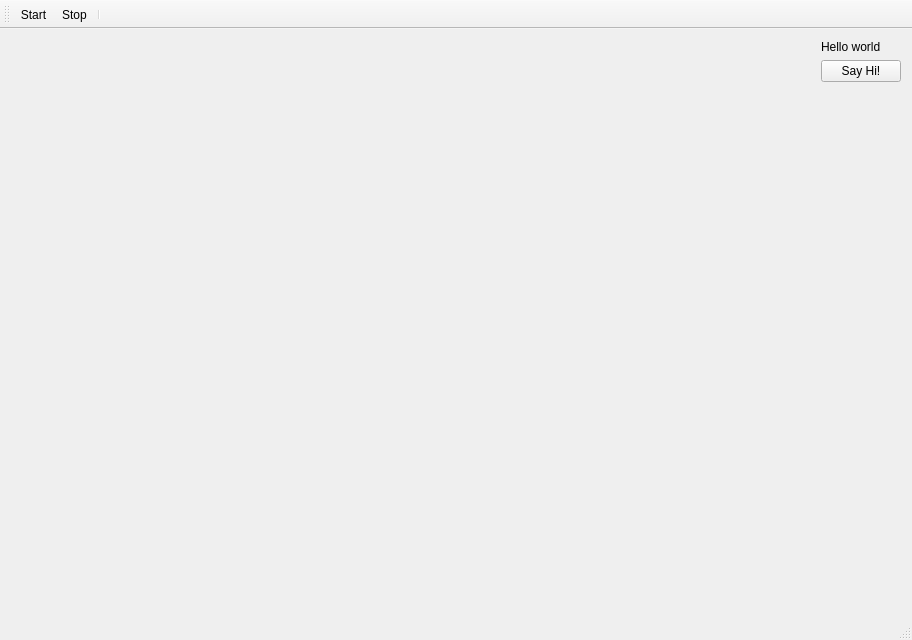
<?xml version="1.0" encoding="UTF-8"?>
<ui version="4.0">
 <class>MainWindow</class>
 <widget class="QMainWindow" name="MainWindow">
  <property name="geometry">
   <rect>
    <x>0</x>
    <y>0</y>
    <width>912</width>
    <height>640</height>
   </rect>
  </property>
  <property name="sizePolicy">
   <sizepolicy hsizetype="Fixed" vsizetype="Fixed">
    <horstretch>0</horstretch>
    <verstretch>0</verstretch>
   </sizepolicy>
  </property>
  <property name="windowTitle">
   <string>MainWindow</string>
  </property>
  <widget class="QWidget" name="centralWidget">
   <property name="sizePolicy">
    <sizepolicy hsizetype="Preferred" vsizetype="Preferred">
     <horstretch>0</horstretch>
     <verstretch>0</verstretch>
    </sizepolicy>
   </property>
   <layout class="QGridLayout" name="gridLayout_2">
    <item row="0" column="0">
     <layout class="QGridLayout" name="gridLayout">
      <item row="0" column="2">
       <widget class="QLabel" name="m_label">
        <property name="text">
         <string>Hello world</string>
        </property>
       </widget>
      </item>
      <item row="2" column="2">
       <spacer name="verticalSpacer">
        <property name="orientation">
         <enum>Qt::Vertical</enum>
        </property>
        <property name="sizeHint" stdset="0">
         <size>
          <width>20</width>
          <height>40</height>
         </size>
        </property>
       </spacer>
      </item>
      <item row="2" column="1">
       <widget class="QWidget" name="m_widget" native="true"/>
      </item>
      <item row="1" column="2">
       <widget class="QPushButton" name="m_pushButton">
        <property name="text">
         <string>Say Hi!</string>
        </property>
       </widget>
      </item>
      <item row="1" column="1">
       <spacer name="horizontalSpacer">
        <property name="orientation">
         <enum>Qt::Horizontal</enum>
        </property>
        <property name="sizeHint" stdset="0">
         <size>
          <width>40</width>
          <height>20</height>
         </size>
        </property>
       </spacer>
      </item>
     </layout>
    </item>
   </layout>
  </widget>
  <widget class="QMenuBar" name="menuBar">
   <property name="geometry">
    <rect>
     <x>0</x>
     <y>0</y>
     <width>912</width>
     <height>25</height>
    </rect>
   </property>
  </widget>
  <widget class="QToolBar" name="mainToolBar">
   <property name="iconSize">
    <size>
     <width>50</width>
     <height>50</height>
    </size>
   </property>
   <property name="toolButtonStyle">
    <enum>Qt::ToolButtonTextUnderIcon</enum>
   </property>
   <attribute name="toolBarArea">
    <enum>TopToolBarArea</enum>
   </attribute>
   <attribute name="toolBarBreak">
    <bool>false</bool>
   </attribute>
   <addaction name="actionStart"/>
   <addaction name="actionStop"/>
   <addaction name="separator"/>
  </widget>
  <widget class="QStatusBar" name="statusBar"/>
  <action name="actionStart">
   <property name="icon">
    <iconset resource="pendulum.qrc">
     <normaloff>:/Icon/start.png</normaloff>:/Icon/start.png</iconset>
   </property>
   <property name="text">
    <string>Start</string>
   </property>
   <property name="toolTip">
    <string>Start</string>
   </property>
  </action>
  <action name="actionStop">
   <property name="icon">
    <iconset resource="pendulum.qrc">
     <normaloff>:/Icon/Stop-Normal-Blue-icon.png</normaloff>:/Icon/Stop-Normal-Blue-icon.png</iconset>
   </property>
   <property name="text">
    <string>Stop</string>
   </property>
   <property name="toolTip">
    <string>Stop</string>
   </property>
  </action>
 </widget>
 <layoutdefault spacing="6" margin="11"/>
 <resources>
  <include location="pendulum.qrc"/>
 </resources>
 <connections/>
</ui>
